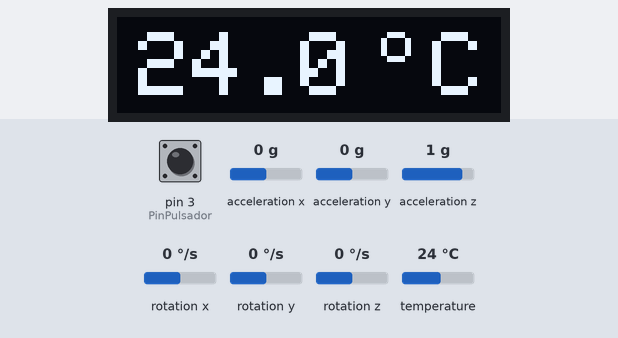
The sketch below on a simulated Arduino Nano, built with avr-gcc and run on an emulated ATmega328P. Shown: 128×32 one-colour display. Inputs (shaded band) come from the test bench; at power-on: pin 3 (PinPulsador) LOW, temperature 24 °C, acceleration x 0 g, acceleration y 0 g, acceleration z 1 g, rotation x 0 °/s, rotation y 0 °/s, rotation z 0 °/s.

Above: at 3.2 s.
3.3 s: pin 3 (PinPulsador) pulled HIGH for 0.15 s
At 3.39 s:
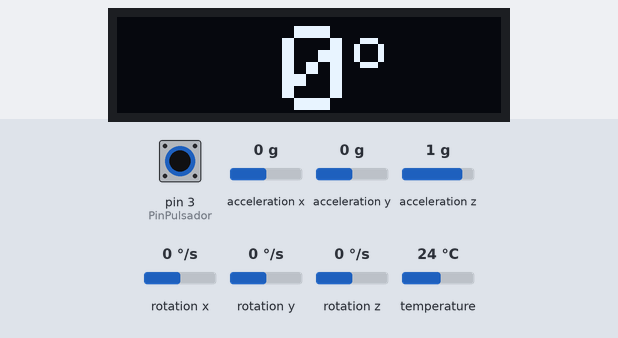
4.9 s: temperature set to 12 °C
At 5.5 s:
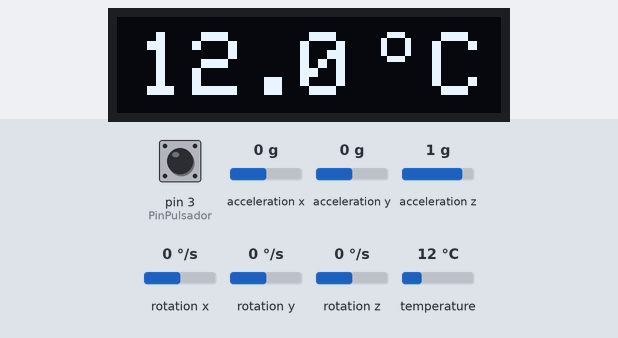
6.4 s: temperature set to 19 °C
At 7.6 s:
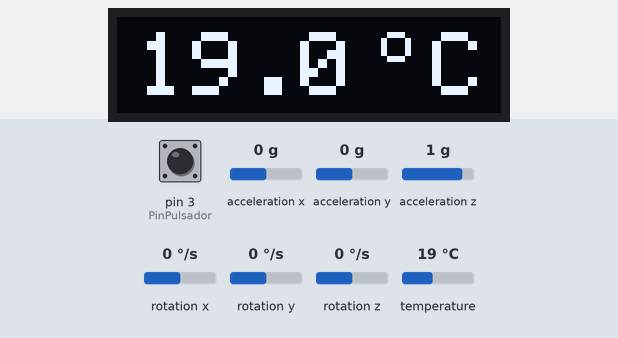
7.9 s: temperature set to 28 °C
At 9.1 s:
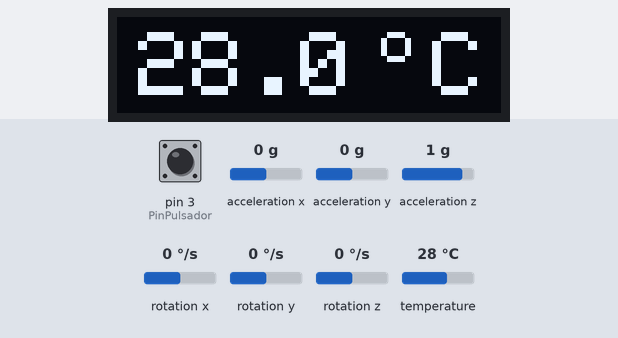
9.4 s: pin 3 (PinPulsador) pulled HIGH for 3.2 s
At 9.9 s:
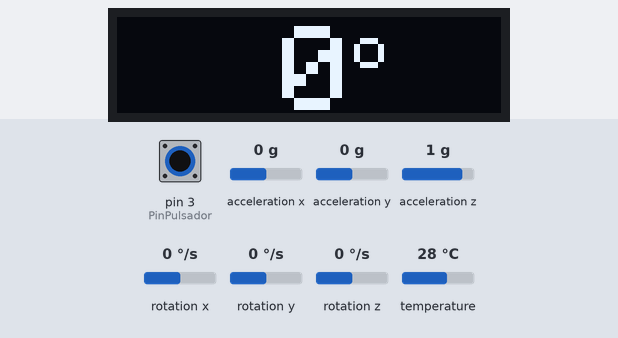
Timing chart, 0 to 12.4 s (numbered marks = the images above; inputs shaded):
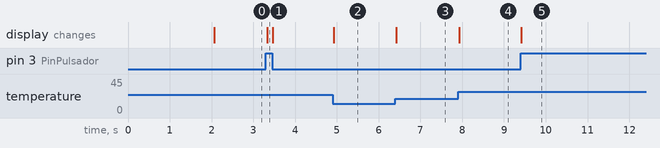

The sketch:

Inclinometro_Moto.ino
```cpp
//LIBRERIAS
#include <MPU6050_tockn.h>                              //Sensor MPU6050
#include <Wire.h>                                       //Comunicaión I2c entre pantalla, sensor y arduino nano
#include <Adafruit_SSD1306.h>                           //Pantalla

//Pines
/*MPU6050
 * VCC 5v
 * GND GND
 * SDA A4
 * SCL A5
 * AD0 GND
 * INT 2
 */
 /*OLED
  * GND GND
  * VCC 5V
  * SDA A4
  * SCL A5
  */

//DECLARACIONES
#define SCREEN_WIDTH 128                        // Anchura pantalla OLED, en pixels
#define SCREEN_HEIGHT 32                        // Altura pantalla OLED, en pixels
// Declaración para la pantalla SSD1306 conectada a I2C (SDA, SCL pins)
#define OLED_RESET     4                        // Reset pin # (or -1 if sharing Arduino reset pin)
Adafruit_SSD1306 display(SCREEN_WIDTH, SCREEN_HEIGHT, &Wire, OLED_RESET);
#define PinPulsador  3                  //Asignamos el pin numero 3 a PinPulsador
int Pulsador = 0;                     //Creamos la variable Pulsador para que almacene el valor de PinPulsador
int AnguloX = 0;                        //Creamos la variable AnguloX para que almacene el valor del angulo en el eje X
float Temperatura = 0;                  //Creamos la variable Temperatura para que almacene el valor de del sensor de temperatura

MPU6050 mpu6050(Wire);

void setup() {
  Wire.begin();                                 //Iniciamos la comunicación Wire
  mpu6050.begin();                              //Iniciamos la comunicación con el sensor
  mpu6050.setGyroOffsets(-3.05, 1.17, -0.56);   //X : -3.05; Y : 1.17; Z : -0.56; Offsets conseguidos por serie con el prorama GetAllData
  display.begin(SSD1306_SWITCHCAPVCC, 0x3C);    // Address 0x3C for 128x32
  // Clear the buffer
  display.clearDisplay();
  // Mostrar el buffer de pantalla en la pantalla. ¡DEBES llamar a display() después de dibujar comandos para hacerlos visibles en la pantalla!

  display.setTextSize(3);      // Normal 1:1 pixel scale
  display.setTextColor(WHITE); // Draw white text
  display.setCursor(0, 3);     // Start at top-left corner
  display.print ("CBF600S");   // Texto inicial al encender la moto
  display.display();
  delay(2000);                  //Tiempo que esta mostrando el texto inicial

  pinMode(PinPulsador,INPUT);                 //Declaramos que PinPulsador va a ser entrada digital

}

void loop() {
  mpu6050.update();
  display.clearDisplay();

      ///////////////////Grados de inclinacion\\\\\\\\\\\\\\\\\\\\\\\\ > <

    AnguloX = mpu6050.getAngleX();        //Obtenemos el valor de angulo de inclinación y lo metemos en la variable AnguloX

  if(AnguloX > 90){AnguloX = 90;}         //Si la variable AnguloX es mayor que 90º lo igualamos a 90º
  if(AnguloX < -90){AnguloX = -90;}       //Si la variable AnguloX es menor que -90º lo igualamos a -90º

      //////////////////Temperatura\\\\\\\\\\\\\\\\\

    Temperatura = mpu6050.getTemp();      //Obtenemos el valor de temperatura y lo metemos en la variable Temperatura

////////////////////////////PANTALLA\\\\\\\\\\\\\\\\\\\\\\\

    Pulsador = digitalRead(PinPulsador);    //Leemos el estado del Pulsador
    if(Pulsador == HIGH){                    //Si esta en High mostramos en pantalla la inclinacion en grados
      if(AnguloX > 0 ){                      //Si el angulo es mayor a 0 colocamos una flecha en el lado derecho de la pantalla
        display.setTextSize(4);
        display.setCursor(102,3);
        display.print ((char) 16);
      }
      if(AnguloX < 0){                        //Si el angulo es menor a 0 colocamos una flecha en el lado izquierdo de la pantalla
        display.setTextSize(4);
        display.setCursor(0,3);
        display.print ((char) 17);
      }
      display.setTextSize(4);                       // Tamaño de fuente
      display.setTextColor(WHITE);                  // Draw white text
      if(AnguloX < 10 && AnguloX > -10){            // De 10 a -10 grados de inclinadion al ser un digito lo ubicamos centrado
          display.setCursor(55, 3);
      }
      else{                                           // 10 o mayor centramos los dos digitos en la pantalla
          display.setCursor(38, 3);                     // Start at top-left corner
      }
      display.print (abs(AnguloX));                      //Añadimos ",0" para que muestre el valor en la pantalla sin decimales
      // Para el simbolo de Grado "º"
      display.setTextSize(2);                       // Normal 1:1 pixel scale
      display.setTextColor(WHITE);                  // Draw white text
      //display.setCursor(110,0);                   // Start at top-left corner
      display.print("o");                           //Para mostrar el simbolo de grados "º" en la pantalla
      display.display();
    }
    else{                                           //Si esta en Low mostramos en pantalla la Temperatura ambiente
      display.clearDisplay();
      display.setTextSize(3);                       // Tamaño de fuente
      display.setTextColor(WHITE);                  // Draw white text
      display.setCursor(7, 5);                      // Start at top-left corner
      display.print(Temperatura, 1);                //Añadimos ",1" para que muestre el valor en la pantalla con un decimal
      // Para el simbolo de Grado "º"
      display.setTextSize(2);                       // Tamaño de fuente
      display.setTextColor(WHITE);                  // Draw white text
      display.setCursor(88,1);                      // Start at  top-left corner
      display.print("o");                           //Para mostrar el simbolo de grados "º" en la pantalla
      display.setTextSize(3);                       // Tamaño de fuente
      display.setCursor(105,5);                     // Start at top-left corner
      display.print("C");
      display.display();
    }


}
```

Measured:
- after the input at 3.3 s, the display: changes at once (image 1)
- after the input at 4.9 s, the display: changes at once (image 2)
- after the input at 6.4 s, the display: changes at once (image 3)
- after the input at 7.9 s, the display: changes at once (image 4)
- after the input at 9.4 s, the display: changes at once (image 5)
